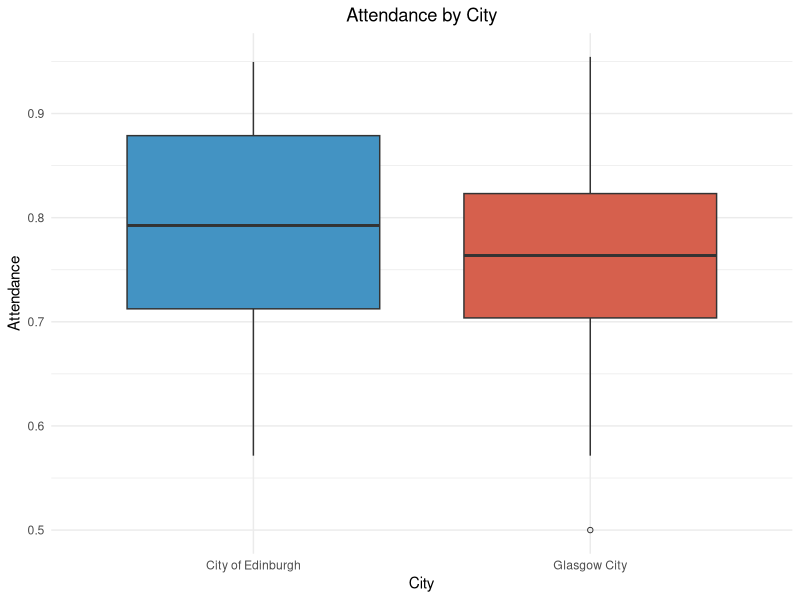
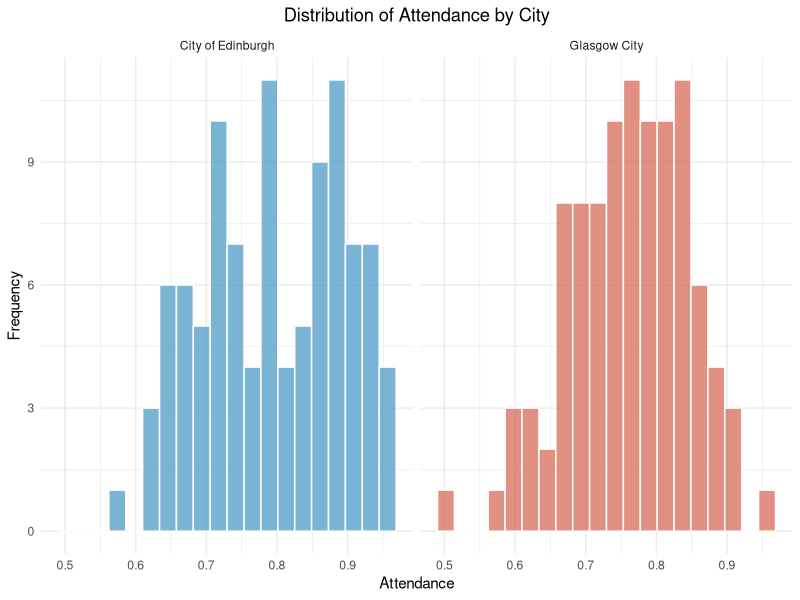
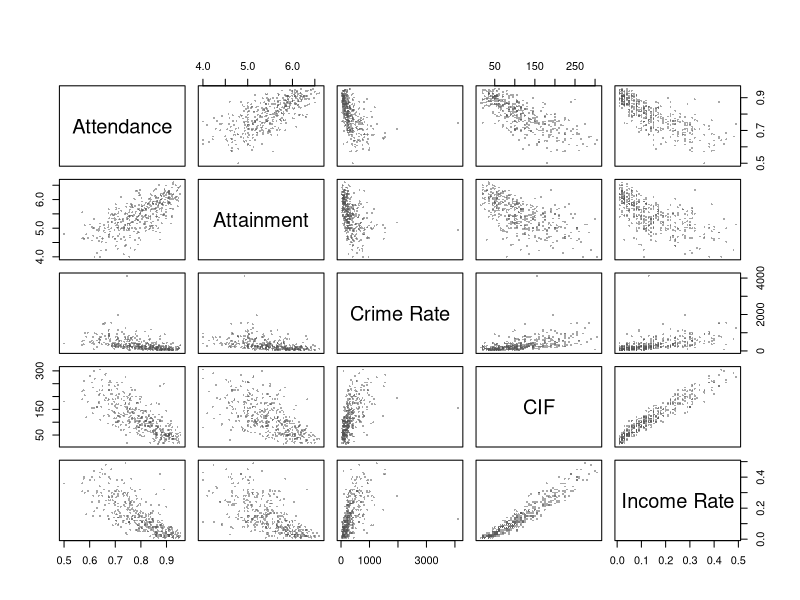
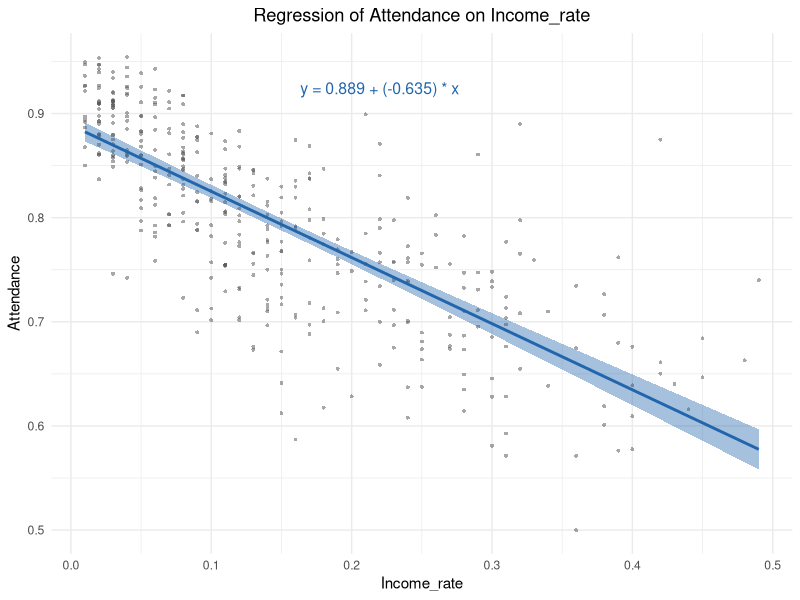
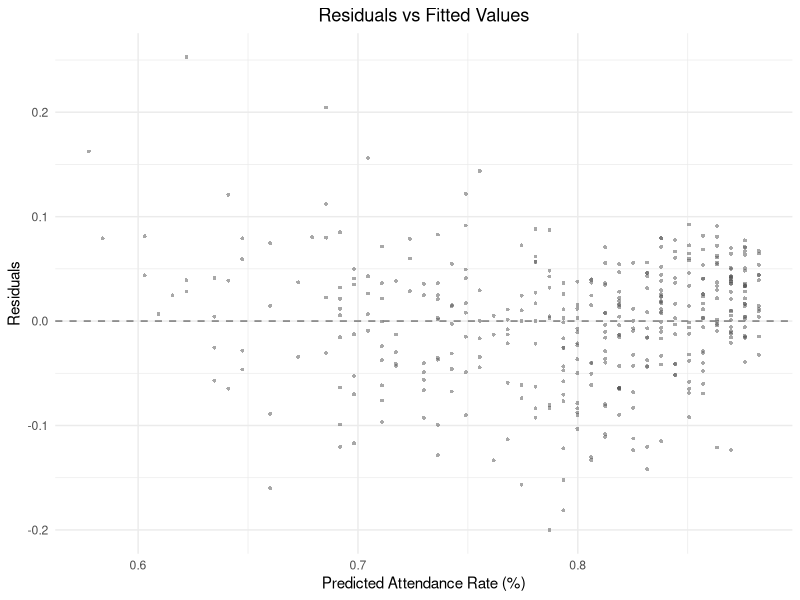
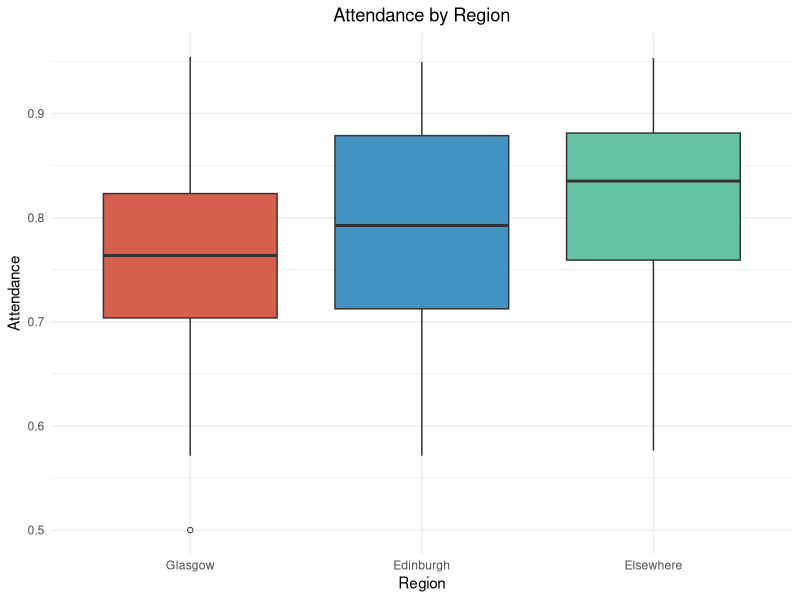
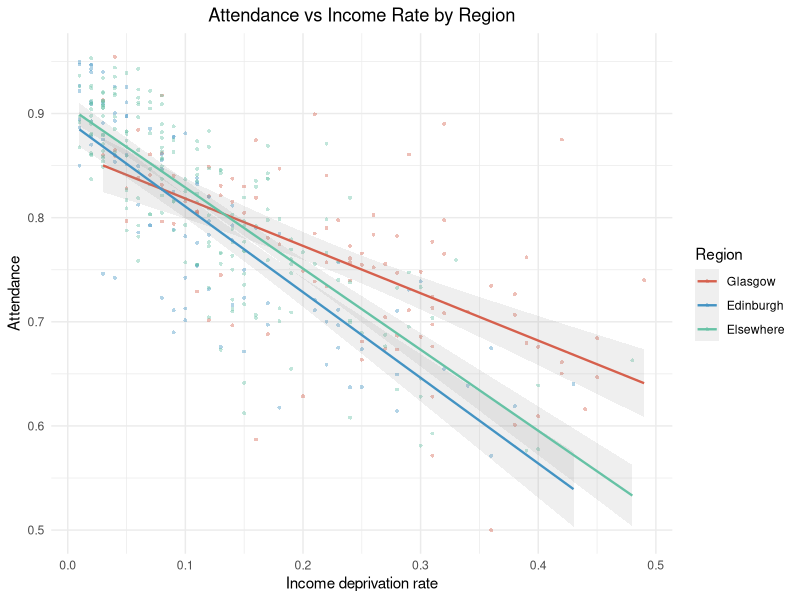

Generate these figures, in order, with R:
## ---- chunk 1
knitr::opts_chunk$set(echo = FALSE, message = FALSE, warning = FALSE)
dat <- read.csv("scottishData.csv")
library(ggplot2)
library(dplyr)
library(broom)

# Subsets for Section 1
glasgow   <- subset(dat, Council_area == "Glasgow City")
edinburgh <- subset(dat, Council_area == "City of Edinburgh")

# Region variable for Section 3
dat$Region <- ifelse(dat$Council_area == "Glasgow City", "Glasgow",
              ifelse(dat$Council_area == "City of Edinburgh", "Edinburgh", "Elsewhere"))
dat$Region <- factor(dat$Region, levels = c("Glasgow", "Edinburgh", "Elsewhere"))

# ── Unified colour palette ──
col_gla   <- "#D6604D"   # terracotta  — Glasgow
col_edi   <- "#4393C3"   # steel blue  — Edinburgh
col_else  <- "#66C2A5"   # mint green  — Elsewhere
col_point <- "#525252"   # slate gray  — scatter points
col_line  <- "#2166AC"   # deep blue   — regression line
col_ref   <- "#878787"   # medium gray — reference line
## ---- chunk 2

dat_two <- subset(dat, Council_area %in% c("Glasgow City", "City of Edinburgh"))

ggplot(dat_two, aes(x = Council_area, y = Attendance, fill = Council_area)) +
  geom_boxplot(outlier.shape = 1, outlier.size = 1.5) +
  scale_fill_manual(values = c("City of Edinburgh" = col_edi, "Glasgow City" = col_gla)) +
  labs(x = "City", y = "Attendance", title = "Attendance by City") +
  theme_minimal() +
  theme(plot.title = element_text(hjust = 0.5), legend.position = "none")
## ---- chunk 3

ggplot(dat_two, aes(x = Attendance, fill = Council_area)) +
  geom_histogram(bins = 20, alpha = 0.7, color = "white") +
  scale_fill_manual(values = c("City of Edinburgh" = col_edi, "Glasgow City" = col_gla)) +
  facet_wrap(~ Council_area, ncol = 2) +
  labs(x = "Attendance", y = "Frequency", title = "Distribution of Attendance by City") +
  theme_minimal() +
  theme(plot.title = element_text(hjust = 0.5), legend.position = "none")
## ---- chunk 4

n_gla <- sum(!is.na(glasgow$Attendance))
n_edi <- sum(!is.na(edinburgh$Attendance))
mean_gla <- mean(glasgow$Attendance, na.rm = TRUE)
mean_edi <- mean(edinburgh$Attendance, na.rm = TRUE)
var_gla  <- var(glasgow$Attendance, na.rm = TRUE)
var_edi  <- var(edinburgh$Attendance, na.rm = TRUE)

sd_gla   <- sd(glasgow$Attendance, na.rm = TRUE)
sd_edi   <- sd(edinburgh$Attendance, na.rm = TRUE)

stats_table <- data.frame(
  City     = c("Glasgow", "Edinburgh"),
  N        = c(n_gla, n_edi),
  Mean     = round(c(mean_gla, mean_edi), 5),
  SD       = round(c(sd_gla, sd_edi), 5),
  Variance = round(c(var_gla, var_edi), 7)
)

knitr::kable(stats_table,
             caption = "Sample means and variances of Attendance for Glasgow and Edinburgh.",
             align = "c")
## ---- chunk 5

ci_mean_gla <- mean_gla + c(-1, 1) * qt(0.975, df = n_gla - 1) * sqrt(var_gla / n_gla)
ci_mean_edi <- mean_edi + c(-1, 1) * qt(0.975, df = n_edi - 1) * sqrt(var_edi / n_edi)

ci_mean_table <- data.frame(
  City  = c("Glasgow", "Edinburgh"),
  Lower = round(c(ci_mean_gla[1], ci_mean_edi[1]), 5),
  Upper = round(c(ci_mean_gla[2], ci_mean_edi[2]), 5)
)

knitr::kable(ci_mean_table,
             caption = "95\\% confidence intervals for the mean of Attendance.",
             align = "c",
             col.names = c("City", "2.5%", "97.5%"))
## ---- chunk 6

ci_var_gla <- c((n_gla - 1) * var_gla / qchisq(0.975, df = n_gla - 1),
                (n_gla - 1) * var_gla / qchisq(0.025, df = n_gla - 1))
ci_var_edi <- c((n_edi - 1) * var_edi / qchisq(0.975, df = n_edi - 1),
                (n_edi - 1) * var_edi / qchisq(0.025, df = n_edi - 1))

ci_var_table <- data.frame(
  City  = c("Glasgow", "Edinburgh"),
  Lower = round(c(ci_var_gla[1], ci_var_edi[1]), 7),
  Upper = round(c(ci_var_gla[2], ci_var_edi[2]), 7)
)

knitr::kable(ci_var_table,
             caption = "95\\% confidence intervals for the variance of Attendance.",
             align = "c",
             col.names = c("City", "2.5%", "97.5%"))
## ---- chunk 7

t_result <- t.test(glasgow$Attendance, edinburgh$Attendance, var.equal = FALSE)

t_table <- data.frame(
  Statistic = round(t_result$statistic, 4),
  df        = round(t_result$parameter, 2),
  p_value   = formatC(t_result$p.value, format = "e", digits = 4)
)

knitr::kable(t_table,
             caption = "Welch's two-sample t-test for difference in mean Attendance.",
             align = "c",
             col.names = c("t-statistic", "df", "p-value"))
## ---- chunk 8

f_result <- var.test(glasgow$Attendance, edinburgh$Attendance)

f_table <- data.frame(
  Statistic = round(f_result$statistic, 4),
  df1       = f_result$parameter[1],
  df2       = f_result$parameter[2],
  p_value   = formatC(f_result$p.value, format = "e", digits = 4)
)

knitr::kable(f_table,
             caption = "F-test for equality of variances of Attendance.",
             align = "c",
             col.names = c("F-statistic", "df1", "df2", "p-value"))
## ---- chunk 9

vars <- c("Attendance", "Attainment", "crime_rate", "CIF", "Income_rate")

pairs(dat[, vars],
      pch = 16, cex = 0.4, col = adjustcolor(col_point, alpha.f = 0.5),
      main = "",
      labels = c("Attendance", "Attainment", "Crime Rate", "CIF", "Income Rate"))
## ---- chunk 10
# Full 5x5 pairwise Pearson correlation matrix
cor_matrix <- round(cor(dat[, vars], use = "complete.obs", method = "pearson"), 3)
colnames(cor_matrix) <- c("Attendance", "Attainment", "Crime Rate", "CIF", "Income Rate")
rownames(cor_matrix) <- c("Attendance", "Attainment", "Crime Rate", "CIF", "Income Rate")

knitr::kable(cor_matrix,
             caption = "Pairwise Pearson correlation coefficients between the five selected variables.",
             align = "c")

r_attainment <- cor_matrix[1, 2]
r_crime      <- cor_matrix[1, 3]
r_cif        <- cor_matrix[1, 4]
r_income     <- cor_matrix[1, 5]
## ---- chunk 11
correlations <- c(
  Attainment = r_attainment,
  Crime_rate = r_crime,
  CIF = r_cif,
  Income_rate = r_income
)
data2_name <- names(which.max(abs(correlations)))

model_formula <- as.formula(paste("Attendance ~", data2_name))
lm_model <- lm(model_formula, data = dat)

intercept <- coef(lm_model)[1]
slope     <- coef(lm_model)[2]
r_squared <- summary(lm_model)$r.squared
## ---- chunk 12

knitr::kable(tidy(lm_model), digits = 4,
             caption = paste("Simple linear regression model: Attendance ~", data2_name))

ci <- confint(lm_model, level = 0.95)
rownames(ci) <- c("Intercept ($\\beta_0$)", "Slope ($\\beta_1$)")
colnames(ci) <- c("2.5%", "97.5%")
knitr::kable(ci, digits = 4, caption = "95\\% Confidence Intervals for Regression Coefficients")
## ---- chunk 13

equation <- paste0("y = ", round(intercept, 3), " + (", round(slope, 3), ") * x")

x_pos <- quantile(dat[[data2_name]], 0.75, na.rm = TRUE)
y_pos <- quantile(dat$Attendance, 0.95, na.rm = TRUE)

ggplot(dat, aes(x = !!sym(data2_name), y = Attendance)) +
  geom_point(shape = 16, size = 1, colour = adjustcolor(col_point, alpha.f = 0.5)) +
  geom_smooth(method = "lm", se = TRUE, colour = col_line, fill = adjustcolor(col_line, alpha.f = 0.15)) +
  labs(x = data2_name, y = "Attendance",
       title = paste("Regression of Attendance on", data2_name)) +
  annotate("text", x = x_pos, y = y_pos, label = equation, parse = FALSE,
           size = 4, colour = col_line) +
  theme_minimal() +
  theme(plot.title = element_text(hjust = 0.5))
## ---- chunk 14

dat$residuals <- residuals(lm_model)
dat$fitted    <- fitted(lm_model)

ggplot(dat, aes(x = fitted, y = residuals)) +
  geom_point(shape = 16, size = 1, colour = adjustcolor(col_point, alpha.f = 0.5)) +
  geom_hline(yintercept = 0, linetype = "dashed", colour = col_ref, linewidth = 0.6) +
  labs(x = "Predicted Attendance Rate (%)", y = "Residuals",
       title = "Residuals vs Fitted Values") +
  theme_minimal() +
  theme(plot.title = element_text(hjust = 0.5))
## ---- chunk 15

ggplot(dat, aes(x = Region, y = Attendance, fill = Region)) +
  geom_boxplot(outlier.shape = 1, outlier.size = 1.5) +
  scale_fill_manual(values = c("Glasgow" = col_gla, "Edinburgh" = col_edi, "Elsewhere" = col_else)) +
  labs(x = "Region", y = "Attendance", title = "Attendance by Region") +
  theme_minimal() +
  theme(plot.title = element_text(hjust = 0.5), legend.position = "none")
## ---- chunk 16

region_stats <- dat %>%
  group_by(Region) %>%
  summarise(N = n(),
            Mean = round(mean(Attendance, na.rm = TRUE), 4),
            SD   = round(sd(Attendance, na.rm = TRUE), 4),
            .groups = "drop")

knitr::kable(region_stats,
             caption = "Descriptive statistics of Attendance by region.",
             align = "c")

aov_result <- aov(Attendance ~ Region, data = dat)
aov_summary <- summary(aov_result)
f_stat <- round(aov_summary[[1]]$`F value`[1], 2)
p_aov  <- aov_summary[[1]]$`Pr(>F)`[1]
## ---- chunk 17

cor_by_region <- sapply(split(dat, dat$Region), function(x)
  round(cor(x$Attendance, x$Income_rate, method = "pearson"), 3))

cor_results <- data.frame(
  Region = names(cor_by_region),
  Pearson_r = as.numeric(cor_by_region)
)

knitr::kable(cor_results,
             caption = "Pearson correlation between Income\\_rate and Attendance by region.",
             align = "c")
## ---- chunk 18

region_data <- split(dat, dat$Region)
models <- lapply(region_data, function(x) lm(Attendance ~ Income_rate, data = x))

intercepts <- sapply(models, function(m) coef(m)[1])
slopes     <- sapply(models, function(m) coef(m)[2])
r_sq       <- sapply(models, function(m) summary(m)$r.squared)

reg_results <- data.frame(
  Region    = names(models),
  Intercept = round(intercepts, 3),
  Slope     = round(slopes, 3),
  R_squared = round(r_sq, 3)
)

knitr::kable(reg_results,
             caption = "Regional regression models: Attendance $\\sim$ Income\\_rate.",
             align = "c",
             col.names = c("Region", "$\\hat{\\beta}_0$", "$\\hat{\\beta}_1$", "$R^2$"))
## ---- chunk 19

ggplot(dat, aes(x = Income_rate, y = Attendance, colour = Region)) +
  geom_point(shape = 16, size = 1, alpha = 0.4) +
  geom_smooth(method = "lm", se = TRUE, linewidth = 0.8, alpha = 0.15) +
  scale_colour_manual(values = c("Glasgow" = col_gla, "Edinburgh" = col_edi, "Elsewhere" = col_else)) +
  labs(x = "Income deprivation rate", y = "Attendance",
       title = "Attendance vs Income Rate by Region") +
  theme_minimal() +
  theme(plot.title = element_text(hjust = 0.5))
## ---- chunk 20

int_model <- lm(Attendance ~ Income_rate * Region, data = dat)

knitr::kable(tidy(int_model), digits = 4,
             caption = "Interaction model: Attendance $\\sim$ Income\\_rate $\\times$ Region.")

add_model <- lm(Attendance ~ Income_rate + Region, data = dat)
anova_int <- anova(add_model, int_model)
f_int <- round(anova_int$F[2], 3)
p_int <- anova_int$`Pr(>F)`[2]
r2_int <- round(summary(int_model)$r.squared, 4)
